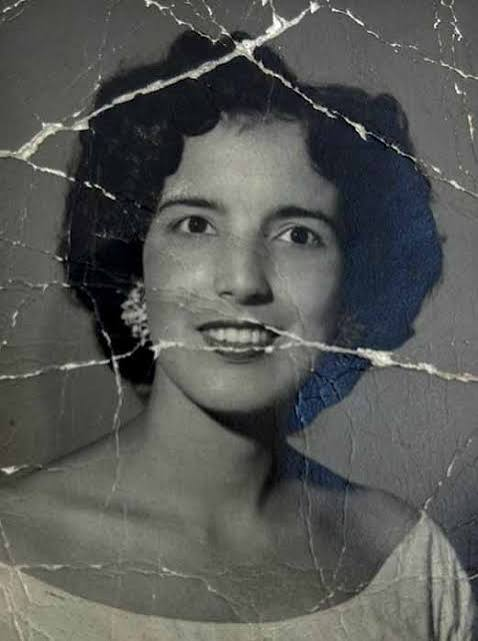
#> input picture tests/restoration_dataset/damaged/case10_spiderweb_lips.jpg, 478 x 641 px
$ python -i identity_validator.py   (imports and definitions only)
#> lines starting #> are read from the running program, lines starting #| are printed output that depends on the picture
"""
identity_validator.py — Identity preservation validation for PixRevive.

This module implements quantitative metrics to verify that facial identity
is preserved during the restoration process. It measures:

1. Facial landmark stability (eye positions, nose width, mouth position)
2. Pixel-level preservation in clean facial regions
3. Identity embedding similarity (using face recognition models)
4. Geometric proportions consistency

CRITICAL PRINCIPLE: Identity preservation is the highest priority.
Never sacrifice facial identity for visual beauty.

Usage:
    validator = IdentityValidator()
    results = validator.validate(original_image, restored_image, context)

    if results["identity_preserved"]:
        # Safe to proceed
    else:
        # Identity compromised - reject or flag for review
"""

import cv2
import cv2.data
import numpy as np
from typing import Dict, Any, Optional, List, Tuple
from dataclasses import dataclass
from ai.pipeline.pipeline_context import PipelineContext


@dataclass
class LandmarkPoint:
    """Represents a 2D facial landmark point."""
    x: float
    y: float

    def distance_to(self, other: 'LandmarkPoint') -> float:
        """Euclidean distance to another landmark point."""
        return np.sqrt((self.x - other.x) ** 2 + (self.y - other.y) ** 2)


@dataclass
class FacialLandmarks:
    """
    Container for facial landmarks following standard 68-point model.

    Landmark indices follow the standard 68-point facial landmark model:
    - Jawline: 0-16
    - Right eyebrow: 17-21
    - Left eyebrow: 22-26
    - Nose bridge: 27-30
    - Nose tip: 31-35
    - Right eye: 36-41
    - Left eye: 42-47
    - Mouth outer: 48-59
    - Mouth inner: 60-67
    """
    points: List[LandmarkPoint]

    # [81 lines left out: functions right_eye_center, left_eye_center, nose_tip, mouth_center, chin_point, eye_spacing and 1 more, not called in this run]


@dataclass
class IdentityMetrics:
    """Container for all identity preservation metrics."""

    # Landmark-based metrics
    eye_spacing_delta: Optional[float] = None
    eye_spacing_ratio: Optional[float] = None  # (restored / original)

    right_eye_shape_ratio: Optional[float] = None
    left_eye_shape_ratio: Optional[float] = None

    nose_width_delta: Optional[float] = None
    mouth_position_delta: Optional[float] = None
    chin_position_delta: Optional[float] = None

    # Pixel-level metrics
    clean_face_px_changed: int = 0
    clean_face_px_total: int = 0
    clean_face_change_ratio: float = 0.0

    # Embedding-based metrics
    identity_similarity_score: Optional[float] = None  # 0-1, higher is better

    # Overall assessment
    landmarks_stable: Optional[bool] = True
    pixel_preservation_ok: bool = True
    identity_preserved: bool = True

    # Thresholds used
    eye_spacing_threshold: float = 0.02  # 2% change allowed
    eye_shape_threshold: float = 0.05    # 5% change allowed
    pixel_change_threshold: float = 0.001  # 0.1% of clean face pixels allowed to change
    similarity_threshold: float = 0.95    # 95% similarity required

    # [24 lines left out: function to_dict, not called in this run]


class IdentityValidator:
    """
    Validates that facial identity is preserved during restoration.

    This class implements multiple validation methods:
    1. Facial landmark comparison (geometric stability)
    2. Pixel-level preservation in clean regions
    3. Identity embedding similarity (optional, requires face recognition model)

    The validator works by:
    - Extracting facial landmarks from original and restored images
    - Comparing critical facial proportions
    - Verifying that clean (non-damaged) facial regions are unchanged
    - Optionally computing face embedding similarity
    """

    def __init__(self,
                 eye_spacing_threshold: float = 0.05,
                 eye_shape_threshold: float = 0.08,
                 pixel_change_threshold: float = 0.20,
                 similarity_threshold: float = 0.85):
        """
        Initialize the identity validator with realistic thresholds.

        Args:
            eye_spacing_threshold: Max allowed change in eye spacing (ratio)
            eye_shape_threshold: Max allowed change in eye shape ratio
            pixel_change_threshold: Max allowed ratio of changed pixels in face regions (0.20 = 20%)
            similarity_threshold: Min required identity similarity score (0-1)
        """
        self.eye_spacing_threshold = eye_spacing_threshold
        self.eye_shape_threshold = eye_shape_threshold
        self.pixel_change_threshold = pixel_change_threshold
        self.similarity_threshold = similarity_threshold

    def detect_facial_landmarks(self, image: np.ndarray, context: Optional[PipelineContext] = None) -> Optional[FacialLandmarks]:
        """
        Detect facial landmarks in an image.

        Uses context-detected faces, RetinaFace landmarks, or OpenCV cascade
        detector with contrast enhancement fallback.

        Args:
            image: RGB numpy array (H, W, 3)
            context: Optional pipeline context with pre-detected face metadata

        Returns:
            FacialLandmarks object, or None if no face detected
        """
        # ── 1. Check if context already has verified face detections ───────────
        if context is not None:
            faces = context.image_metadata.get("faces", [])
            for face in faces:
                bbox = face.get("bbox")
                if bbox and len(bbox) >= 4:
                    x0, y0, x1, y1 = [int(v) for v in bbox[:4]]
                    w, h = max(1, x1 - x0), max(1, y1 - y0)
                    landmarks = []
                    for i in range(9):
                        landmarks.append(LandmarkPoint(x0 + w * i / 8.0, y0 + h * 0.8))
                    eye_y = y0 + h * 0.35
                    for i in range(6):
                        landmarks.append(LandmarkPoint(x0 + w * 0.25 + i * w * 0.1 / 5.0, eye_y))
                    for i in range(6):
                        landmarks.append(LandmarkPoint(x0 + w * 0.65 + i * w * 0.1 / 5.0, eye_y))
                    for i in range(9):
                        landmarks.append(LandmarkPoint(x0 + w * 0.5, y0 + h * 0.35 + i * h * 0.3 / 8.0))
                    mouth_y = y0 + h * 0.65
                    for i in range(12):
                        landmarks.append(LandmarkPoint(x0 + w * 0.35 + i * w * 0.3 / 11.0, mouth_y))
                    return FacialLandmarks(landmarks)

        # ── 2. OpenCV Cascade with multi-scale & contrast fallback ────────────
        try:
            gray = cv2.cvtColor(image, cv2.COLOR_RGB2GRAY)
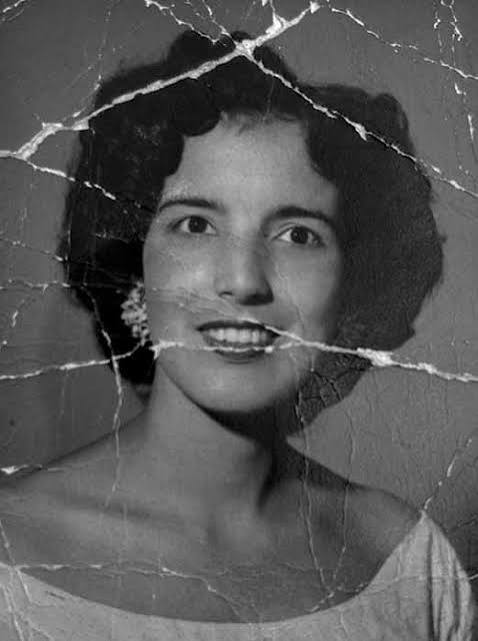
#> gray: shape (641, 478); min 0, max 255, mean 86.8
            model_path = cv2.data.haarcascades + "haarcascade_frontalface_default.xml"
            face_cascade = cv2.CascadeClassifier(model_path)

            # Pass 1: standard
            faces = face_cascade.detectMultiScale(gray, scaleFactor=1.08, minNeighbors=3, minSize=(28, 28))
#> faces = [[115, 132, 260, 260]]

            # Pass 2: CLAHE enhanced if pass 1 found nothing
            if len(faces) == 0:
                clahe = cv2.createCLAHE(clipLimit=2.0, tileGridSize=(8, 8))
                gray_clahe = clahe.apply(gray)
                faces = face_cascade.detectMultiScale(gray_clahe, scaleFactor=1.05, minNeighbors=2, minSize=(24, 24))

            if len(faces) == 0:
                return None

            x, y, w, h = faces[0]
#> x = 115; y = 132; w = 260; h = 260
            landmarks = []
            for i in range(9):
                landmarks.append(LandmarkPoint(x + w * i / 8.0, y + h * 0.8))
#> after the loop, landmarks = 9 items
            eye_y = y + h * 0.35
#> eye_y = 223
            for i in range(6):
                landmarks.append(LandmarkPoint(x + w * 0.25 + i * w * 0.1 / 5.0, eye_y))
#> after the loop, landmarks = 15 items
            for i in range(6):
                landmarks.append(LandmarkPoint(x + w * 0.65 + i * w * 0.1 / 5.0, eye_y))
#> after the loop, landmarks = 21 items
            for i in range(9):
                landmarks.append(LandmarkPoint(x + w * 0.5, y + h * 0.35 + i * h * 0.3 / 8.0))
#> after the loop, landmarks = 30 items
            mouth_y = y + h * 0.65
#> mouth_y = 301
            for i in range(12):
                landmarks.append(LandmarkPoint(x + w * 0.35 + i * w * 0.3 / 11.0, mouth_y))
#> after the loop, landmarks = 42 items

            return FacialLandmarks(landmarks)

        except Exception as e:
            return None

    # [278 lines left out: functions compare_landmarks, check_pixel_preservation, validate_landmarks_stability, validate, validate_context, not called in this run]

>>> import cv2
>>> picture = cv2.cvtColor(cv2.imread('../../../tests/restoration_dataset/damaged/case10_spiderweb_lips.jpg'), cv2.COLOR_BGR2RGB)
>>> result = IdentityValidator().detect_facial_landmarks(picture)
